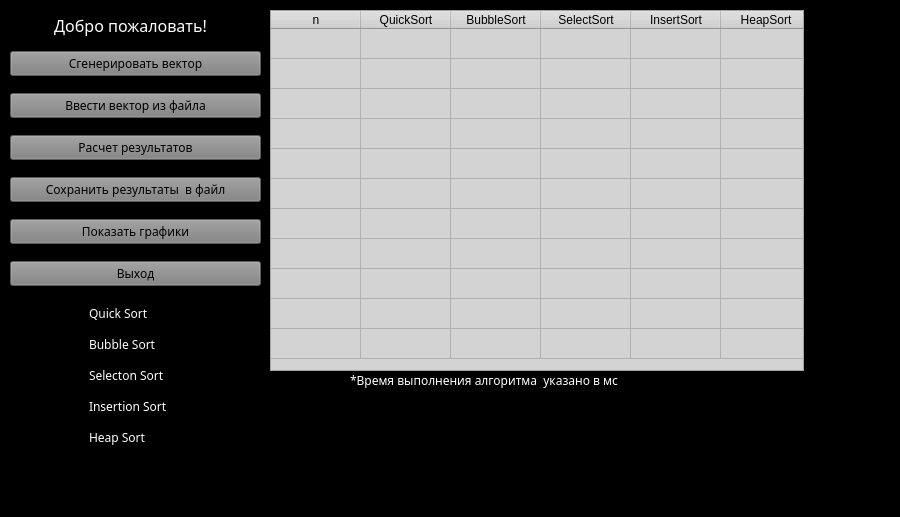
<?xml version="1.0" encoding="UTF-8"?>
<ui version="4.0">
 <class>MainWindow</class>
 <widget class="QMainWindow" name="MainWindow">
  <property name="geometry">
   <rect>
    <x>0</x>
    <y>0</y>
    <width>900</width>
    <height>517</height>
   </rect>
  </property>
  <property name="windowTitle">
   <string>MainWindow</string>
  </property>
  <property name="autoFillBackground">
   <bool>false</bool>
  </property>
  <property name="styleSheet">
   <string notr="true">background-color: black;</string>
  </property>
  <widget class="QWidget" name="centralwidget">
   <widget class="QLabel" name="label">
    <property name="geometry">
     <rect>
      <x>350</x>
      <y>370</y>
      <width>341</width>
      <height>21</height>
     </rect>
    </property>
    <property name="font">
     <font>
      <family>Malgun Gothic</family>
     </font>
    </property>
    <property name="styleSheet">
     <string notr="true">color: white;</string>
    </property>
    <property name="text">
     <string>*Время выполнения алгоритма  указано в мс</string>
    </property>
   </widget>
   <widget class="QTableWidget" name="table">
    <property name="geometry">
     <rect>
      <x>270</x>
      <y>10</y>
      <width>534</width>
      <height>361</height>
     </rect>
    </property>
    <property name="minimumSize">
     <size>
      <width>301</width>
      <height>0</height>
     </size>
    </property>
    <property name="font">
     <font>
      <family>Malgun Gothic</family>
     </font>
    </property>
    <property name="autoFillBackground">
     <bool>false</bool>
    </property>
    <property name="styleSheet">
     <string notr="true">color: black; background-color:lightgrey;</string>
    </property>
    <property name="horizontalScrollBarPolicy">
     <enum>Qt::ScrollBarAlwaysOff</enum>
    </property>
    <property name="autoScroll">
     <bool>false</bool>
    </property>
    <property name="rowCount">
     <number>11</number>
    </property>
    <property name="columnCount">
     <number>6</number>
    </property>
    <attribute name="horizontalHeaderVisible">
     <bool>true</bool>
    </attribute>
    <attribute name="horizontalHeaderCascadingSectionResizes">
     <bool>false</bool>
    </attribute>
    <attribute name="horizontalHeaderMinimumSectionSize">
     <number>47</number>
    </attribute>
    <attribute name="horizontalHeaderDefaultSectionSize">
     <number>90</number>
    </attribute>
    <attribute name="horizontalHeaderHighlightSections">
     <bool>false</bool>
    </attribute>
    <attribute name="verticalHeaderVisible">
     <bool>false</bool>
    </attribute>
    <row/>
    <row/>
    <row/>
    <row/>
    <row/>
    <row/>
    <row/>
    <row/>
    <row/>
    <row/>
    <row/>
    <column>
     <property name="text">
      <string>n</string>
     </property>
     <property name="background">
      <color>
       <red>173</red>
       <green>163</green>
       <blue>253</blue>
      </color>
     </property>
    </column>
    <column>
     <property name="text">
      <string>QuickSort</string>
     </property>
    </column>
    <column>
     <property name="text">
      <string>BubbleSort</string>
     </property>
    </column>
    <column>
     <property name="text">
      <string>SelectSort</string>
     </property>
    </column>
    <column>
     <property name="text">
      <string>InsertSort</string>
     </property>
    </column>
    <column>
     <property name="text">
      <string>HeapSort</string>
     </property>
    </column>
   </widget>
   <widget class="QWidget" name="layoutWidget_2">
    <property name="geometry">
     <rect>
      <x>70</x>
      <y>300</y>
      <width>118</width>
      <height>156</height>
     </rect>
    </property>
    <layout class="QVBoxLayout" name="verticalLayout_2">
     <item>
      <widget class="QCheckBox" name="cb_qs">
       <property name="font">
        <font>
         <family>Malgun Gothic</family>
        </font>
       </property>
       <property name="autoFillBackground">
        <bool>false</bool>
       </property>
       <property name="styleSheet">
        <string notr="true">color: white;</string>
       </property>
       <property name="text">
        <string>Quick Sort</string>
       </property>
      </widget>
     </item>
     <item>
      <widget class="QCheckBox" name="cb_bs">
       <property name="font">
        <font>
         <family>Malgun Gothic</family>
        </font>
       </property>
       <property name="styleSheet">
        <string notr="true">color: white;</string>
       </property>
       <property name="text">
        <string>Bubble Sort</string>
       </property>
      </widget>
     </item>
     <item>
      <widget class="QCheckBox" name="cb_ss">
       <property name="font">
        <font>
         <family>Malgun Gothic</family>
        </font>
       </property>
       <property name="styleSheet">
        <string notr="true">color: white;</string>
       </property>
       <property name="text">
        <string>Selecton Sort</string>
       </property>
      </widget>
     </item>
     <item>
      <widget class="QCheckBox" name="cb_is">
       <property name="font">
        <font>
         <family>Malgun Gothic</family>
        </font>
       </property>
       <property name="styleSheet">
        <string notr="true">color: white;</string>
       </property>
       <property name="text">
        <string>Insertion Sort</string>
       </property>
      </widget>
     </item>
     <item>
      <widget class="QCheckBox" name="cb_hs">
       <property name="font">
        <font>
         <family>Malgun Gothic</family>
        </font>
       </property>
       <property name="styleSheet">
        <string notr="true">color: white;</string>
       </property>
       <property name="text">
        <string>Heap Sort</string>
       </property>
      </widget>
     </item>
    </layout>
   </widget>
   <widget class="QWidget" name="layoutWidget">
    <property name="geometry">
     <rect>
      <x>10</x>
      <y>40</y>
      <width>251</width>
      <height>261</height>
     </rect>
    </property>
    <layout class="QVBoxLayout" name="verticalLayout">
     <item>
      <widget class="QPushButton" name="vgeneration">
       <property name="font">
        <font>
         <family>Malgun Gothic</family>
        </font>
       </property>
       <property name="styleSheet">
        <string notr="true">color: black; background-color: grey;</string>
       </property>
       <property name="text">
        <string>Cгенерировать вектор</string>
       </property>
      </widget>
     </item>
     <item>
      <widget class="QPushButton" name="file_read">
       <property name="font">
        <font>
         <family>Malgun Gothic</family>
        </font>
       </property>
       <property name="styleSheet">
        <string notr="true">color: black; background-color: grey;</string>
       </property>
       <property name="text">
        <string>Ввести вектор из файла</string>
       </property>
      </widget>
     </item>
     <item>
      <widget class="QPushButton" name="calculate">
       <property name="font">
        <font>
         <family>Malgun Gothic</family>
        </font>
       </property>
       <property name="styleSheet">
        <string notr="true">color: black; background-color: grey;</string>
       </property>
       <property name="text">
        <string>Расчет результатов</string>
       </property>
      </widget>
     </item>
     <item>
      <widget class="QPushButton" name="save_res">
       <property name="font">
        <font>
         <family>Malgun Gothic</family>
        </font>
       </property>
       <property name="styleSheet">
        <string notr="true">color: black; background-color: grey;</string>
       </property>
       <property name="text">
        <string>Сохранить результаты  в файл</string>
       </property>
      </widget>
     </item>
     <item>
      <widget class="QPushButton" name="show_graphics">
       <property name="font">
        <font>
         <family>Malgun Gothic</family>
        </font>
       </property>
       <property name="styleSheet">
        <string notr="true">color: black; background-color: grey;</string>
       </property>
       <property name="text">
        <string>Показать графики</string>
       </property>
      </widget>
     </item>
     <item>
      <widget class="QPushButton" name="exit">
       <property name="font">
        <font>
         <family>Malgun Gothic</family>
        </font>
       </property>
       <property name="styleSheet">
        <string notr="true">color: black; background-color: grey;</string>
       </property>
       <property name="text">
        <string>Выход</string>
       </property>
      </widget>
     </item>
    </layout>
   </widget>
   <widget class="QLabel" name="message">
    <property name="geometry">
     <rect>
      <x>10</x>
      <y>10</y>
      <width>241</width>
      <height>31</height>
     </rect>
    </property>
    <property name="font">
     <font>
      <family>Malgun Gothic</family>
      <pointsize>12</pointsize>
      <italic>false</italic>
      <bold>false</bold>
      <stylestrategy>PreferAntialias</stylestrategy>
     </font>
    </property>
    <property name="layoutDirection">
     <enum>Qt::LeftToRight</enum>
    </property>
    <property name="styleSheet">
     <string notr="true">
color: white;</string>
    </property>
    <property name="text">
     <string>Добро пожаловать!</string>
    </property>
    <property name="alignment">
     <set>Qt::AlignCenter</set>
    </property>
   </widget>
  </widget>
  <widget class="QMenuBar" name="menubar">
   <property name="geometry">
    <rect>
     <x>0</x>
     <y>0</y>
     <width>900</width>
     <height>22</height>
    </rect>
   </property>
  </widget>
  <widget class="QStatusBar" name="statusbar"/>
 </widget>
 <resources/>
 <connections>
  <connection>
   <sender>exit</sender>
   <signal>clicked()</signal>
   <receiver>MainWindow</receiver>
   <slot>close()</slot>
   <hints>
    <hint type="sourcelabel">
     <x>201</x>
     <y>300</y>
    </hint>
    <hint type="destinationlabel">
     <x>242</x>
     <y>271</y>
    </hint>
   </hints>
  </connection>
 </connections>
</ui>
